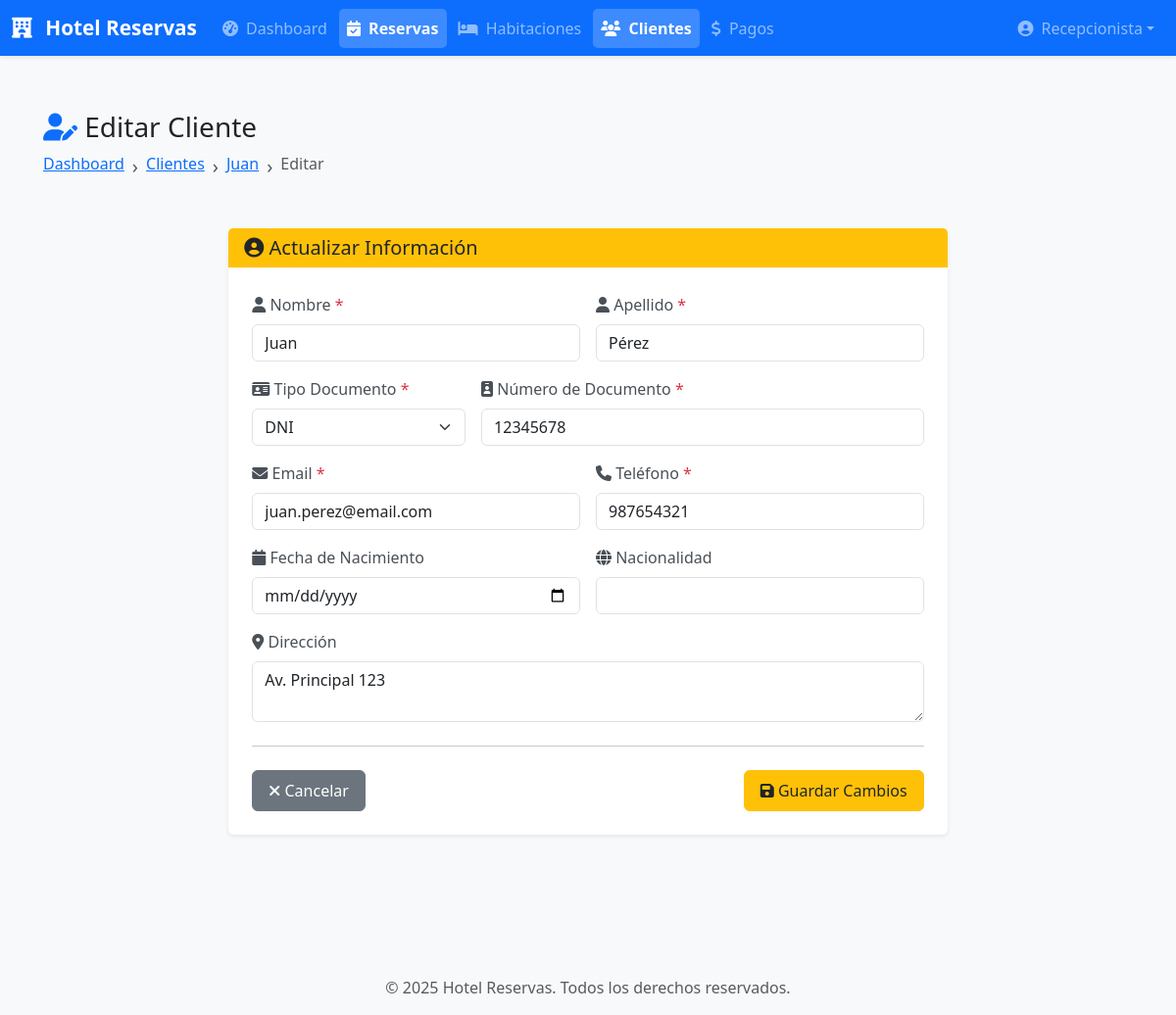
Screenshot of /public/clientes/1/editar (signed in) with the database file from the repository.
### tables this page shows
CREATE TABLE clientes (
    id INT PRIMARY KEY AUTO_INCREMENT,
    usuario_id INT NULL,
    nombre VARCHAR(100) NOT NULL,
    apellido VARCHAR(100) NOT NULL,
    documento VARCHAR(50) UNIQUE NOT NULL,
    tipo_documento ENUM('DNI', 'Pasaporte', 'CE') DEFAULT 'DNI',
    email VARCHAR(100) NOT NULL,
    telefono VARCHAR(20) NOT NULL,
    direccion TEXT,
    fecha_nacimiento DATE,
    nacionalidad VARCHAR(50),
    created_at TIMESTAMP DEFAULT CURRENT_TIMESTAMP,
    updated_at TIMESTAMP DEFAULT CURRENT_TIMESTAMP ON UPDATE CURRENT_TIMESTAMP,
    FOREIGN KEY (usuario_id) REFERENCES usuarios(id) ON DELETE SET NULL,
    INDEX idx_documento (documento),
    INDEX idx_email (email)
);

### core/View.php (called while the page is built, shortened)
<?php
class View
{
    public static function render($view, $data = [])
    {
        extract($data);
        $viewFile = __DIR__ . '/../views/' . $view . '.php';
        require_once $viewFile;
        exit;
    }
}

### core/Controller.php (called while the page is built, shortened)
<?php
class Controller
{
    protected function view($view, $data = [])
    {
        View::render($view, $data);
    }
}

### controllers/ClienteController.php (called while the page is built, shortened)
<?php
require_once __DIR__ . '/../core/Controller.php';
class ClienteController extends Controller
{
    private $clienteModel;
    public function __construct()
    {
        $this->clienteModel = new Cliente();
    }
    public function edit($id)
    {
        try {
            $cliente = $this->clienteModel->find($id);
            $data = [
                'title' => 'Editar Cliente - ' . APP_NAME,
                'cliente' => $cliente
            ];
            $this->view('clientes/edit', $data);
        } catch (Exception $e) {
            error_log("Error al cargar formulario de edición: " . $e->getMessage());
            $_SESSION['error'] = 'Error al cargar el cliente';
            $this->redirect('/clientes');
        }
    }
}

### public/index.php (called while the page is built, shortened)
<?php
require_once __DIR__ . '/../helpers/functions.php';
require_once __DIR__ . '/../core/Database.php';
require_once __DIR__ . '/../core/View.php';
require_once __DIR__ . '/../core/Controller.php';
require_once __DIR__ . '/../core/Router.php';
require_once __DIR__ . '/../controllers/ClienteController.php';
$router = new Router();
$router->get('/', 'HomeController@index');
$router->get('/buscar', 'BusquedaController@index');
$router->post('/buscar', 'BusquedaController@index');
$router->get('/login', 'AuthController@login');
$router->post('/login', 'AuthController@login');
$router->get('/register', 'AuthController@register');
$router->post('/register', 'AuthController@register');
$router->get('/logout', 'AuthController@logout');
$router->get('/dashboard', 'DashboardController@index', ['auth']);
$router->get('/clientes', 'ClienteController@index', ['auth']);
$router->get('/clientes/crear', 'ClienteController@create', ['auth']);
$router->post('/clientes/crear', 'ClienteController@store', ['auth']);
$router->get('/clientes/{id}', 'ClienteController@show', ['auth']);
$router->get('/clientes/{id}/editar', 'ClienteController@edit', ['auth']);
$router->post('/clientes/{id}/editar', 'ClienteController@update', ['auth']);
$router->post('/clientes/{id}/eliminar', 'ClienteController@destroy', ['auth']);
$router->get('/habitaciones', 'HabitacionController@index', ['auth']);
$router->get('/habitaciones/crear', 'HabitacionController@create', ['auth']);
$router->post('/habitaciones/crear', 'HabitacionController@store', ['auth']);
$router->get('/habitaciones/{id}', 'HabitacionController@show', ['auth']);
$router->get('/habitaciones/{id}/editar', 'HabitacionController@edit', ['auth']);
$router->post('/habitaciones/{id}/editar', 'HabitacionController@update', ['auth']);
$router->post('/habitaciones/{id}/eliminar', 'HabitacionController@destroy', ['auth']);
$router->post('/habitaciones/{id}/cambiar-estado', 'HabitacionController@cambiarEstado', ['auth']);
$router->get('/reservas', 'ReservaController@index', ['auth']);
$router->get('/reservas/crear', 'ReservaController@create', ['auth']);
$router->post('/reservas/crear', 'ReservaController@store', ['auth']);
$router->get('/reservas/{id}', 'ReservaController@show', ['auth']);
$router->get('/reservas/{id}/editar', 'ReservaController@edit', ['auth']);
$router->post('/reservas/{id}/editar', 'ReservaController@update', ['auth']);
$router->post('/reservas/{id}/cancelar', 'ReservaController@cancel', ['auth']);
$router->post('/reservas/{id}/confirmar', 'ReservaController@confirm', ['auth']);
$router->post('/reservas/{id}/completar', 'ReservaController@complete', ['auth']);
$router->get('/pagos', 'PagoController@index', ['auth']);
$router->get('/pagos/crear', 'PagoController@create', ['auth']);
$router->post('/pagos/crear', 'PagoController@store', ['auth']);
$router->get('/pagos/{id}', 'PagoController@show', ['auth']);
$router->post('/pagos/{id}/anular', 'PagoController@anular', ['auth']);
$router->get('/pagos/{id}/recibo', 'PagoController@recibo', ['auth']);
$router->run();
?>

### core/Database.php (called while the page is built, shortened)
<?php
class Database
{
    private static $instance = null;
    public static function getInstance()
    {
        if (self::$instance === null) {
            self::$instance = new self();
        }
        return self::$instance->connection;
    }
    public static function queryOne($sql, $params = [])
    {
        try {
            $db = self::getInstance();
            if (empty($params)) {
                $stmt = $db->query($sql);
            } else {
                $stmt = $db->prepare($sql);
                $stmt->execute($params);
            }
            $result = $stmt->fetch(PDO::FETCH_ASSOC);
            return $result !== false ? $result : null;
        } catch (PDOException $e) {
            error_log("Error en Database::queryOne()");
            error_log("SQL: " . $sql);
            error_log("Params: " . print_r($params, true));
            error_log("Error: " . $e->getMessage());
            if (defined('APP_DEBUG') && APP_DEBUG === true) {
                throw $e;
            }
            return null;
        }
    }
}

### core/Model.php (called while the page is built, shortened)
<?php
class Model
{
    protected $table;
    public function find($id)
    {
        $sql = "SELECT * FROM {$this->table} WHERE id = ?";
        return $this->queryOne($sql, [$id]);
    }
    protected function queryOne($sql, $params = [])
    {
        return Database::queryOne($sql, $params);
    }
}

### views/clientes/edit.php (the view, shortened to what this page needs)
<?php
$cliente = $data['cliente'] ?? null;
$old = $_SESSION['old'] ?? [];
$valores = !empty($old) ? $old : $cliente;
require_once __DIR__ . '/../layouts/header.php';
?>
<div class="container-fluid py-4">
    <div class="row mb-4">
        <div class="col-12">
            <h1 class="h3 mb-2">
                <i class="fas fa-user-edit text-primary"></i>
                Editar Cliente
            </h1>
            <nav aria-label="breadcrumb">
                <ol class="breadcrumb">
                    <li class="breadcrumb-item"><a href="<?= $base ?>/dashboard">Dashboard</a></li>
                    <li class="breadcrumb-item"><a href="<?= $base ?>/clientes">Clientes</a></li>
                    <li class="breadcrumb-item"><a href="<?= $base ?>/clientes/<?= $cliente['id'] ?>"><?= htmlspecialchars($cliente['nombre']) ?></a></li>
                    <li class="breadcrumb-item active">Editar</li>
                </ol>
            </nav>
        </div>
    </div>
    <div class="row justify-content-center">
        <div class="col-lg-8">
            <div class="card border-0 shadow-sm">
                <div class="card-header bg-warning text-dark">
                    <h5 class="mb-0">
                        <i class="fas fa-user-circle"></i>
                        Actualizar Información
                    </h5>
                </div>
                <div class="card-body p-4">
                    <form method="POST" action="<?= $base ?>/clientes/<?= $cliente['id'] ?>/editar">
                        <div class="row g-3">
                            <div class="col-md-6">
                                <label for="nombre" class="form-label">
                                    <i class="fas fa-user"></i>
                                    Nombre <span class="text-danger">*</span>
                                </label>
                                <input type="text"
                                       class="form-control"
                                       id="nombre"
                                       name="nombre"
                                       value="<?= htmlspecialchars($valores['nombre'] ?? '') ?>"
                                       required>
                            </div>
                            <div class="col-md-6">
                                <label for="apellido" class="form-label">
                                    <i class="fas fa-user"></i>
                                    Apellido <span class="text-danger">*</span>
                                </label>
                                <input type="text"
                                       class="form-control"
                                       id="apellido"
                                       name="apellido"
                                       value="<?= htmlspecialchars($valores['apellido'] ?? '') ?>"
                                       required>
                            </div>
                            <div class="col-md-4">
                                <label for="tipo_documento" class="form-label">
                                    <i class="fas fa-id-card"></i>
                                    Tipo Documento <span class="text-danger">*</span>
                                </label>
                                <select class="form-select" id="tipo_documento" name="tipo_documento" required>
                                    <option value="DNI" <?= ($valores['tipo_documento'] ?? '') == 'DNI' ? 'selected' : '' ?>>DNI</option>
                                </select>
                            </div>
                            <div class="col-md-8">
                                <label for="documento" class="form-label">
                                    <i class="fas fa-id-badge"></i>
                                    Número de Documento <span class="text-danger">*</span>
                                </label>
                                <input type="text"
                                       class="form-control"
                                       id="documento"
                                       name="documento"
                                       value="<?= htmlspecialchars($valores['documento'] ?? '') ?>"
                                       required>
                            </div>
                            <div class="col-md-6">
                                <label for="email" class="form-label">
                                    <i class="fas fa-envelope"></i>
                                    Email <span class="text-danger">*</span>
                                </label>
                                <input type="email"
                                       class="form-control"
                                       id="email"
                                       name="email"
                                       value="<?= htmlspecialchars($valores['email'] ?? '') ?>"
                                       required>
                            </div>
                            <div class="col-md-6">
                                <label for="telefono" class="form-label">
                                    <i class="fas fa-phone"></i>
                                    Teléfono <span class="text-danger">*</span>
                                </label>
                                <input type="tel"
                                       class="form-control"
                                       id="telefono"
                                       name="telefono"
                                       value="<?= htmlspecialchars($valores['telefono'] ?? '') ?>"
                                       required>
                            </div>
                            <div class="col-md-6">
                                <label for="fecha_nacimiento" class="form-label">
                                    <i class="fas fa-calendar"></i>
                                    Fecha de Nacimiento
                                </label>
                                <input type="date"
                                       class="form-control"
                                       id="fecha_nacimiento"
                                       name="fecha_nacimiento"
                                       value="<?= htmlspecialchars($valores['fecha_nacimiento'] ?? '') ?>"
                                       max="<?= date('Y-m-d') ?>">
                            </div>
                            <div class="col-md-6">
                                <label for="nacionalidad" class="form-label">
                                    <i class="fas fa-globe"></i>
                                    Nacionalidad
                                </label>
                                <input type="text"
                                       class="form-control"
                                       id="nacionalidad"
                                       name="nacionalidad"
                                       value="<?= htmlspecialchars($valores['nacionalidad'] ?? '') ?>">
                            </div>
                            <div class="col-12">
                                <label for="direccion" class="form-label">
                                    <i class="fas fa-map-marker-alt"></i>
                                    Dirección
                                </label>
                                <textarea class="form-control"
                                          id="direccion"
                                          name="direccion"
                                          rows="2"><?= htmlspecialchars($valores['direccion'] ?? '') ?></textarea>
                            </div>
                        </div>
                        <hr class="my-4">
                        <div class="d-flex justify-content-between">
                            <a href="<?= $base ?>/clientes/<?= $cliente['id'] ?>" class="btn btn-secondary">
                                <i class="fas fa-times"></i>
                                Cancelar
                            </a>
                            <button type="submit" class="btn btn-warning text-dark">
                                <i class="fas fa-save"></i>
                                Guardar Cambios
                            </button>
                        </div>
                    </form>
                </div>
            </div>
        </div>
    </div>
</div>
<?php require_once __DIR__ . '/../layouts/footer.php'; ?>

### core/Router.php (shortened to what this page needs)
<?php
class Router
{
    private $routes = [];
    private $basePath = '/hotel-reservas/public';
    private function addRoute($method, $path, $handler, $middleware)
    {
        $this->routes[] = [
            'method' => $method,
            'path' => $path,
            'handler' => $handler,
            'middleware' => $middleware
        ];
    }
    public function run()
    {
        $requestMethod = $_SERVER['REQUEST_METHOD'];
        $requestUri = $_SERVER['REQUEST_URI'];
        if (strpos($requestUri, $this->basePath) === 0) {
            $requestUri = substr($requestUri, strlen($this->basePath));
        }
        foreach ($this->routes as $route) {
            if ($route['method'] === $requestMethod) {
                $pattern = $this->convertToRegex($route['path']);
                if (preg_match($pattern, $requestUri, $matches)) {
                    array_shift($matches);
                    $this->executeHandler($route['handler'], $matches);
                    exit;
                }
            }
        }
        exit;
    }
    private function convertToRegex($path)
    {
        $path = preg_quote($path, '/');
        $path = preg_replace('/\\\{([a-zA-Z0-9_]+)\\\}/', '([a-zA-Z0-9_-]+)', $path);
        return '/^' . $path . '$/';
    }
    private function executeHandler($handler, $params = [])
    {
        list($controllerName, $methodName) = explode('@', $handler);
        $controller = new $controllerName();
        call_user_func_array([$controller, $methodName], $params);
    }
}

### rows the page displays
clientes: nombre "Juan", apellido "Pérez", tipo_documento "DNI", documento "12345678", email "juan.perez@email.com", telefono "987654321", direccion "Av. Principal 123"
